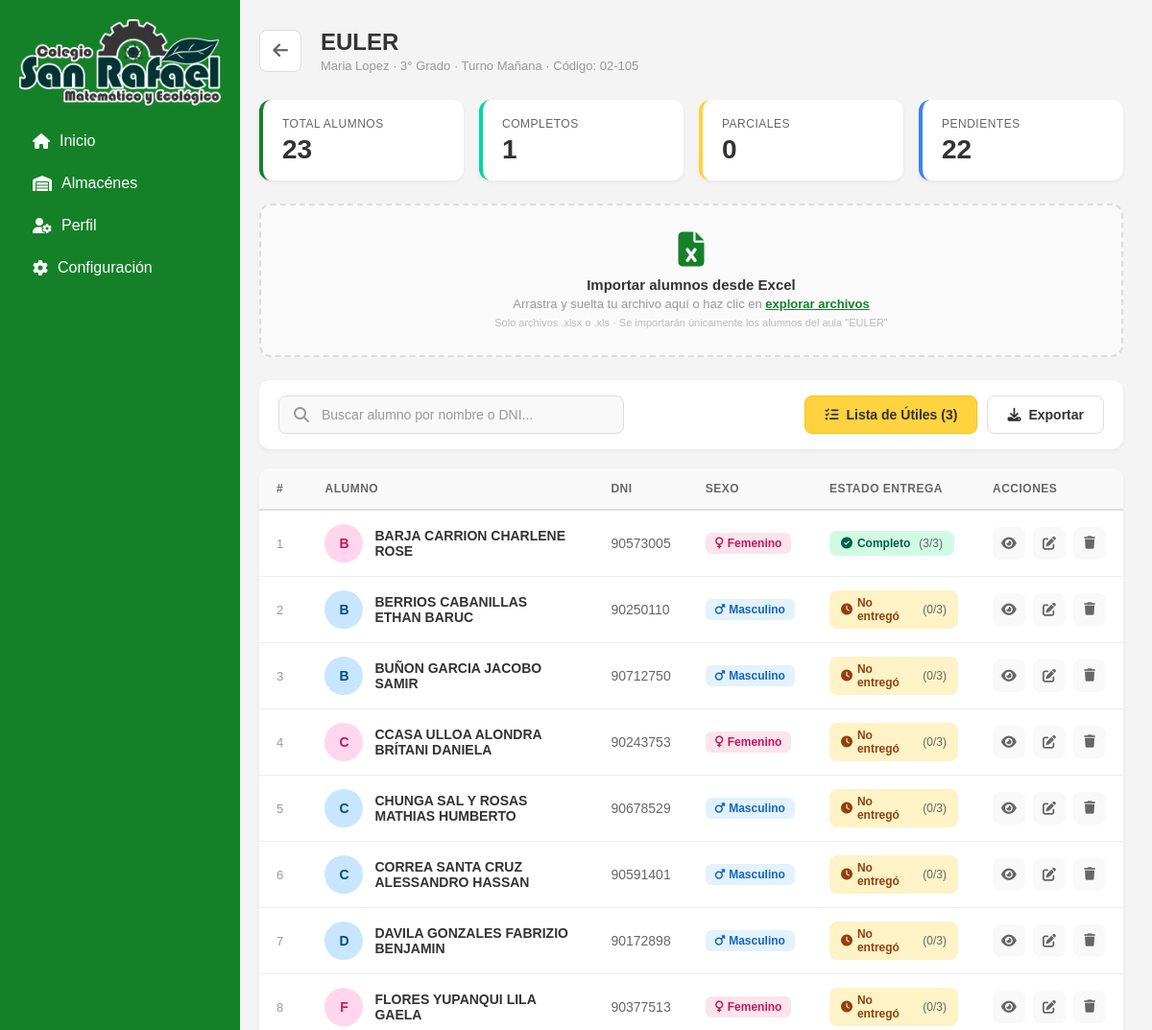
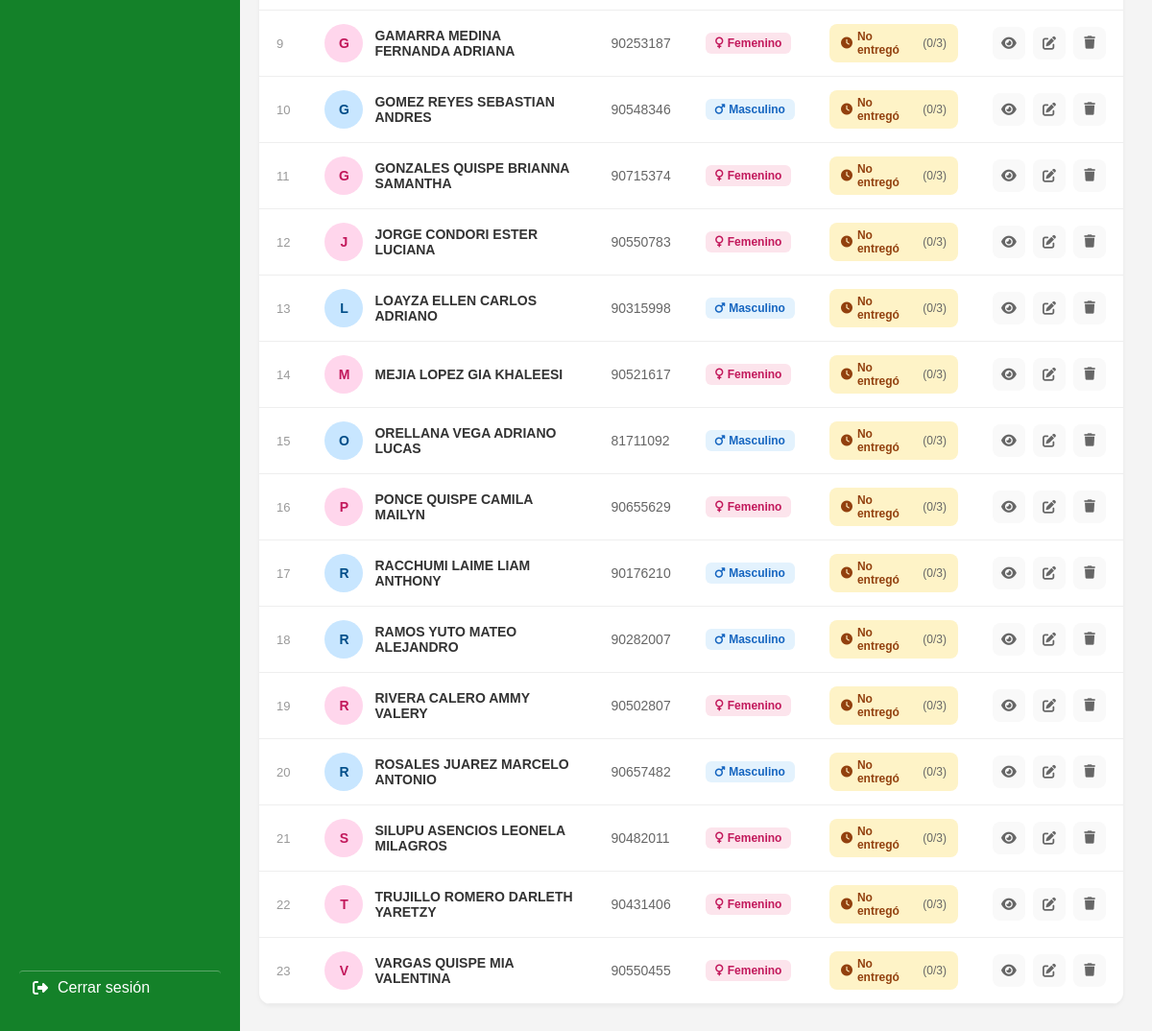
Screenshot of /entrega-utiles/salones/5/ with the database file from the repository (2 pictures, top to bottom).
### app1/models.py (models this page shows, shortened)
class Salon(models.Model):
    TURNO_CHOICES = [
        ('Mañana', 'Mañana'),
        ('Tarde', 'Tarde'),
    ]
    GRADO_CHOICES = [
        (1, '1° Grado'),
        (2, '2° Grado'),
        (3, '3° Grado'),
        (4, '4° Grado'),
        (5, '5° Grado'),
        (6, '6° Grado'),
    ]
    nombre = models.CharField(max_length=100)
    codigo = models.CharField(max_length=10, unique=True)
    profesora = models.CharField(max_length=150)
    grado = models.IntegerField(choices=GRADO_CHOICES)
    turno = models.CharField(max_length=10, choices=TURNO_CHOICES, default='Mañana')
    fecha_creacion = models.DateTimeField(auto_now_add=True)
    class Meta:
        ordering = ['-fecha_creacion']
        verbose_name = 'Salón'
        verbose_name_plural = 'Salones'
    @property
    def total_alumnos(self):
        return self.alumnos.count()
    @property
    def total_entregados(self):
        completos = 0
        for alumno in self.alumnos.all():
            if alumno.estado_entrega == 'completo':
                completos += 1
        return completos
    @property
    def total_parciales(self):
        parciales = 0
        for alumno in self.alumnos.all():
            if alumno.estado_entrega == 'parcial':
                parciales += 1
        return parciales
    @property
    def total_pendientes(self):
        pendientes = 0
        for alumno in self.alumnos.all():
            if alumno.estado_entrega == 'no_entrego':
                pendientes += 1
        return pendientes

class Alumno(models.Model):
    SEXO_CHOICES = [
        ('M', 'Masculino'),
        ('F', 'Femenino'),
    ]
    salon = models.ForeignKey(
        'Salon',
        on_delete=models.CASCADE,
        related_name='alumnos'
    )
    nombre = models.CharField(max_length=150)
    dni = models.CharField(max_length=10, unique=True)
    sexo = models.CharField(max_length=1, choices=SEXO_CHOICES, blank=True, default='')
    email = models.EmailField(blank=True, null=True)
    entrega_completada = models.BooleanField(default=False)
    fecha_entrega = models.DateTimeField(blank=True, null=True)
    class Meta:
        ordering = ['nombre']
        verbose_name = 'Alumno'
        verbose_name_plural = 'Alumnos'
    @property
    def estado_entrega(self):
        entregas = self.entregas.all()
        total_entregas = entregas.count()
        if total_entregas == 0:
            return 'sin_pedido'
        entregas_completas = 0
        tiene_alguna_entrega = False
        for entrega in entregas:
            if entrega.cantidad_entregada > 0:
                tiene_alguna_entrega = True
            if entrega.cantidad_entregada >= entrega.util.cantidad:
                entregas_completas += 1
        if not tiene_alguna_entrega:
            return 'no_entrego'
        elif entregas_completas < total_entregas:
            return 'parcial'
        return 'completo'
    @property
    def progreso_entrega(self):
        entregas = self.entregas.all()
        total = entregas.count()
        if total == 0:
            return '0/0'
        completos = sum(1 for e in entregas if e.cantidad_entregada >= e.util.cantidad)
        return f'{completos}/{total}'

class EntregaUtil(models.Model):
    alumno = models.ForeignKey(
        Alumno,
        on_delete=models.CASCADE,
        related_name='entregas'
    )
    util = models.ForeignKey(
        UtilEscolar,
        on_delete=models.CASCADE,
        related_name='entregas'
    )
    cantidad_entregada = models.IntegerField(default=0)
    entregado = models.BooleanField(default=False)
    fecha_entrega = models.DateTimeField(blank=True, null=True)
    fecha_modificacion = models.DateTimeField(auto_now=True)
    observaciones = models.TextField(blank=True, null=True)
    class Meta:
        ordering = ['util__orden', 'util__nombre']
        verbose_name = 'Entrega de Útil'
        verbose_name_plural = 'Entregas de Útiles'
        unique_together = ['alumno', 'util']

class UtilEscolar(models.Model):
    salon = models.ForeignKey(
        Salon,
        on_delete=models.CASCADE,
        related_name='utiles'
    )
    nombre = models.CharField(max_length=200)
    cantidad = models.IntegerField(default=1)
    descripcion = models.TextField(blank=True, null=True)
    orden = models.IntegerField(default=0)
    fecha_creacion = models.DateTimeField(auto_now_add=True)
    class Meta:
        ordering = ['orden', 'nombre']
        verbose_name = 'Útil Escolar'
        verbose_name_plural = 'Útiles Escolares'

### app1/view/Entregautiles.py (the view)
# urls.py: path('entrega-utiles/salones/<int:pk>/', Entregautiles.detalle_salon, name='detalle_salon'),
def detalle_salon(request, pk):
    salon = get_object_or_404(Salon, pk=pk)
    alumnos = salon.alumnos.all().order_by('nombre')
    utiles = salon.utiles.all()
    return render(request, 'almacenes/almutiles/Entrega_Utiles/detalle_salon.html', {
        'salon': salon,
        'alumnos': alumnos,
        'utiles': utiles,
        'total_utiles': utiles.count()
    })

### templates/almacenes/almutiles/Entrega_Utiles/detalle_salon.html (shortened to what this page needs)
{% extends 'layout.html' %}
{% load static %}
{% block content %}
<div class="almacenes-container">
    <header class="page-header">
        <a href="{% url 'entrega_utiles' %}" class="btn-back" title="Regresar">
            <i class="fa-solid fa-arrow-left"></i>
        </a>
        <div class="header-info">
            <h2>{{ salon.nombre }}</h2>
            <p>{{ salon.profesora }} · {{ salon.get_grado_display }} · Turno {{ salon.turno }} · Código: {{ salon.codigo }}</p>
        </div>
    </header>
    <div class="stats-grid">
        <div class="stat-card">
            <div class="stat-label">Total Alumnos</div>
            <div class="stat-value" id="stat-total">{{ salon.total_alumnos }}</div>
        </div>
        <div class="stat-card">
            <div class="stat-label">Completos</div>
            <div class="stat-value" id="stat-completos">{{ salon.total_entregados }}</div>
        </div>
        <div class="stat-card">
            <div class="stat-label">Parciales</div>
            <div class="stat-value" id="stat-parciales">{{ salon.total_parciales|default:0 }}</div>
        </div>
        <div class="stat-card">
            <div class="stat-label">Pendientes</div>
            <div class="stat-value" id="stat-pendientes">{{ salon.total_pendientes }}</div>
        </div>
    </div>
    <div class="upload-area" id="uploadArea" onclick="document.getElementById('fileInput').click()">
        <i class="fa-solid fa-file-excel"></i>
        <h4>Importar alumnos desde Excel</h4>
        <p>Arrastra y suelta tu archivo aquí o haz clic en <span class="browse-link">explorar archivos</span></p>
        <p style="font-size: 11px; color: #bbb; margin-top: 6px;">Solo archivos .xlsx o .xls · Se importarán únicamente los alumnos del aula "{{ salon.nombre }}"</p>
    </div>
    <div class="toolbar">
        <div class="toolbar-left">
            <div class="search-wrapper">
                <i class="fa-solid fa-magnifying-glass"></i>
                <input type="text" class="search-input" placeholder="Buscar alumno por nombre o DNI..." id="searchInput">
            </div>
        </div>
        <div class="toolbar-right">
            <a href="{% url 'lista_utiles' salon.pk %}" class="btn btn-warning" title="Gestionar lista de útiles">
                <i class="fa-solid fa-list-check"></i> Lista de Útiles ({{ total_utiles|default:0 }})
            </a>
            <button class="btn btn-secondary" id="btnExportar" title="Exportar lista">
                <i class="fa-solid fa-download"></i> Exportar
            </button>
        </div>
    </div>
    {% if alumnos %}
    <div class="table-card">
        <div class="table-wrapper">
            <table class="data-table">
                <thead>
                    <tr>
                        <th>#</th>
                        <th>Alumno</th>
                        <th>DNI</th>
                        <th>Sexo</th>
                        <th>Estado Entrega</th>
                        <th>Acciones</th>
                    </tr>
                </thead>
                <tbody>
                    {% for alumno in alumnos %}
                    <tr id="row-{{ alumno.pk }}" data-alumno-id="{{ alumno.pk }}">
                        <td style="color:#999; font-size:13px;">{{ forloop.counter }}</td>
                        <td>
                            <div class="alumno-cell">
                                <div class="alumno-avatar {% if alumno.sexo == 'M' %}male{% elif alumno.sexo == 'F' %}female{% endif %}">
                                    {{ alumno.nombre|first }}
                                </div>
                                <span class="alumno-name">{{ alumno.nombre }}</span>
                            </div>
                        </td>
                        <td style="color:#666;">{{ alumno.dni }}</td>
                        <td>
                            {% if alumno.sexo %}
                            <span class="badge-sexo {% if alumno.sexo == 'M' %}male{% else %}female{% endif %}">
                                <i class="fa-solid fa-{% if alumno.sexo == 'M' %}mars{% else %}venus{% endif %}"></i>
                                {{ alumno.get_sexo_display }}
                            </span>
                            {% else %}
                            <span style="color:#bbb; font-size:13px;">—</span>
                            {% endif %}
                        </td>
                        <td>
                            <span class="status-badge-container" id="status-container-{{ alumno.pk }}">
                                {% if alumno.estado_entrega == 'completo' %}
                                    <span class="status-badge entregado">
                                        <i class="fa-solid fa-check-circle"></i> Completo
                                        <span class="progreso-text">({{ alumno.progreso_entrega }})</span>
                                    </span>
                                {% elif alumno.estado_entrega == 'parcial' %}
                                    <span class="status-badge parcial">
                                        <i class="fa-solid fa-hourglass-half"></i> Parcial
                                        <span class="progreso-text">({{ alumno.progreso_entrega }})</span>
                                    </span>
                                {% elif alumno.estado_entrega == 'no_entrego' %}
                                    <span class="status-badge pendiente">
                                        <i class="fa-solid fa-clock"></i> No entregó
                                        <span class="progreso-text">({{ alumno.progreso_entrega }})</span>
                                    </span>
                                {% else %}
                                    <span class="status-badge sin-lista">
                                        <i class="fa-solid fa-minus-circle"></i> Sin lista
                                    </span>
                                {% endif %}
                            </span>
                        </td>
                        <td>
                            <div class="actions-cell">
                                <a href="{% url 'detalle_alumno' alumno.pk %}" class="action-btn view" title="Ver detalle">
                                    <i class="fa-solid fa-eye"></i>
                                </a>
                                <a href="{% url 'editar_entregas_alumno' alumno.pk %}" class="action-btn edit" title="Editar entregas">
                                    <i class="fa-solid fa-pen-to-square"></i>
                                </a>
                                <button class="action-btn delete" title="Eliminar alumno"
                                        onclick="eliminarAlumno({{ alumno.pk }}, '{{ alumno.nombre }}')">
                                    <i class="fa-solid fa-trash"></i>
                                </button>
                            </div>
                        </td>
                    </tr>
                    {% endfor %}
                </tbody>
            </table>
        </div>
    </div>
    {% endif %}
</div>
{% endblock %}

### css/layout.css (style rules this page uses)
body { margin: 0; font-family: Arial, sans-serif; background-color: #f4f4f4; }

### rows the page displays
Salon: nombre "EULER", profesora "Maria Lopez", grado "3° Grado", turno "Mañana", codigo "02-105", total_alumnos "23", total_entregados "1", total_parciales "0", total_pendientes "22"
Alumno: nombre|first "B", nombre "BARJA CARRION CHARLENE ROSE", dni "90573005", sexo "Femenino", progreso_entrega "3/3"
Alumno: nombre|first "B", nombre "BERRIOS CABANILLAS ETHAN BARUC", dni "90250110", sexo "Masculino", progreso_entrega "0/3"
Alumno: nombre|first "B", nombre "BUÑON GARCIA JACOBO SAMIR", dni "90712750", sexo "Masculino", progreso_entrega "0/3"
Alumno: nombre|first "C", nombre "CCASA ULLOA ALONDRA BRÍTANI DANIELA", dni "90243753", sexo "Femenino", progreso_entrega "0/3"
Alumno: nombre|first "C", nombre "CHUNGA SAL Y ROSAS MATHIAS HUMBERTO", dni "90678529", sexo "Masculino", progreso_entrega "0/3"
Alumno: nombre|first "C", nombre "CORREA SANTA CRUZ ALESSANDRO HASSAN", dni "90591401", sexo "Masculino", progreso_entrega "0/3"
Alumno: nombre|first "D", nombre "DAVILA GONZALES FABRIZIO BENJAMIN", dni "90172898", sexo "Masculino", progreso_entrega "0/3"
Alumno: nombre|first "F", nombre "FLORES YUPANQUI LILA GAELA", dni "90377513", sexo "Femenino", progreso_entrega "0/3"
Alumno: nombre|first "G", nombre "GAMARRA MEDINA FERNANDA ADRIANA", dni "90253187", sexo "Femenino", progreso_entrega "0/3"
Alumno: nombre|first "G", nombre "GOMEZ REYES SEBASTIAN ANDRES", dni "90548346", sexo "Masculino", progreso_entrega "0/3"
Alumno: nombre|first "G", nombre "GONZALES QUISPE BRIANNA SAMANTHA", dni "90715374", sexo "Femenino", progreso_entrega "0/3"
Alumno: nombre|first "J", nombre "JORGE CONDORI ESTER LUCIANA", dni "90550783", sexo "Femenino", progreso_entrega "0/3"
Alumno: nombre|first "L", nombre "LOAYZA ELLEN CARLOS ADRIANO", dni "90315998", sexo "Masculino", progreso_entrega "0/3"
Alumno: nombre|first "M", nombre "MEJIA LOPEZ GIA KHALEESI", dni "90521617", sexo "Femenino", progreso_entrega "0/3"
Alumno: nombre|first "O", nombre "ORELLANA VEGA ADRIANO LUCAS", dni "81711092", sexo "Masculino", progreso_entrega "0/3"
Alumno: nombre|first "P", nombre "PONCE QUISPE CAMILA MAILYN", dni "90655629", sexo "Femenino", progreso_entrega "0/3"
Alumno: nombre|first "R", nombre "RACCHUMI LAIME LIAM ANTHONY", dni "90176210", sexo "Masculino", progreso_entrega "0/3"
Alumno: nombre|first "R", nombre "RAMOS YUTO MATEO ALEJANDRO", dni "90282007", sexo "Masculino", progreso_entrega "0/3"
Alumno: nombre|first "R", nombre "RIVERA CALERO AMMY VALERY", dni "90502807", sexo "Femenino", progreso_entrega "0/3"
Alumno: nombre|first "R", nombre "ROSALES JUAREZ MARCELO ANTONIO", dni "90657482", sexo "Masculino", progreso_entrega "0/3"
Alumno: nombre|first "S", nombre "SILUPU ASENCIOS LEONELA MILAGROS", dni "90482011", sexo "Femenino", progreso_entrega "0/3"
Alumno: nombre|first "T", nombre "TRUJILLO ROMERO DARLETH YARETZY", dni "90431406", sexo "Femenino", progreso_entrega "0/3"
Alumno: nombre|first "V", nombre "VARGAS QUISPE MIA VALENTINA", dni "90550455", sexo "Femenino", progreso_entrega "0/3"

### other values shown
{{ total_utiles|default:0 }} "3"
